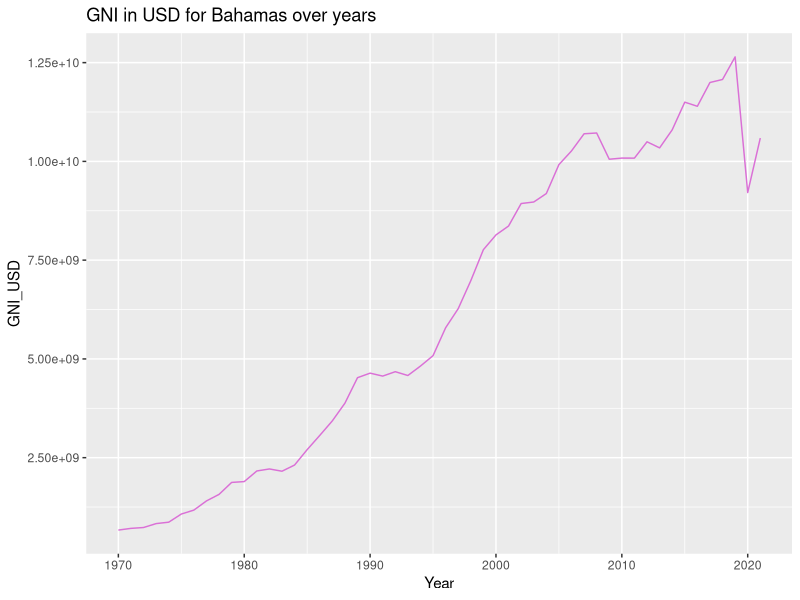

The R source for this figure:
library(ggplot2)
gni <- read.csv("data/GNI_USD.csv")

gni_plot <- ggplot(data = gni, aes(x=Year, y=Value)) +
  geom_line (color = "#DA70D6") +
  labs(title = "GNI in USD for Bahamas over years",
     x = "Year", y = "GNI_USD")

